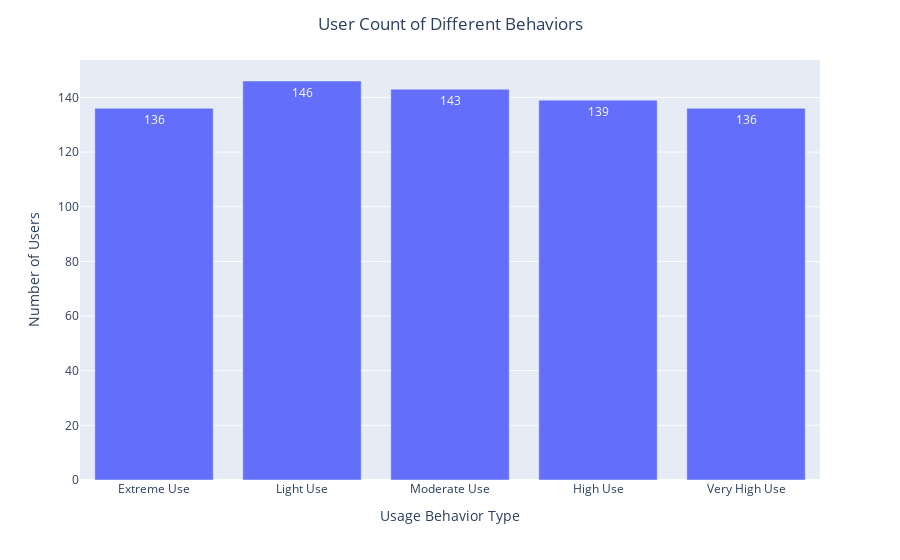

Write notebook code for a chart like this one.
### Markdown cell above
#### Different Usages Types

### Code cell
BehaveClass_Count = df['User Behavior Class'].value_counts()

fig1 = px.bar(x=BehaveClass_Count.index
              , y = BehaveClass_Count.values
              , text = BehaveClass_Count.values
)

Behav_class = ['Light Use','Moderate Use','High Use','Very High Use','Extreme Use']
fig1.update_layout(
    xaxis=dict(tickmode='array'
        , tickvals=BehaveClass_Count.index
        , ticktext=Behav_class 
    )
    , title=dict(text='User Count of Different Behaviors', x=0.5, xanchor='center') 
    , xaxis_title='Usage Behavior Type'
    , yaxis_title='Number of Users'
)

fig1.show()

### Figure 1 — Plotly figure (JSON) as saved in the notebook; plotly's stock layout.template omitted (floating-point values rounded to 4 significant figures)
{"data": [{"alignmentgroup": "True", "hovertemplate": "x=%{x}<br>y=%{y}<br>text=%{text}<extra></extra>", "legendgroup": "", "marker": {"color": "#636efa", "pattern": {"shape": ""}}, "name": "", "offsetgroup": "", "orientation": "v", "showlegend": false, "text": [146, 143, 139, 136, 136], "textposition": "auto", "type": "bar", "x": [2, 3, 4, 5, 1], "xaxis": "x", "y": [146, 143, 139, 136, 136], "yaxis": "y"}], "layout": {"barmode": "relative", "legend": {"tracegroupgap": 0}, "margin": {"t": 60}, "title": {"text": "User Count of Different Behaviors", "x": 0.5, "xanchor": "center"}, "xaxis": {"anchor": "y", "domain": [0, 1], "tickmode": "array", "ticktext": ["Light Use", "Moderate Use", "High Use", "Very High Use", "Extreme Use"], "tickvals": [2, 3, 4, 5, 1], "title": {"text": "Usage Behavior Type"}}, "yaxis": {"anchor": "x", "domain": [0, 1], "title": {"text": "Number of Users"}}}}
